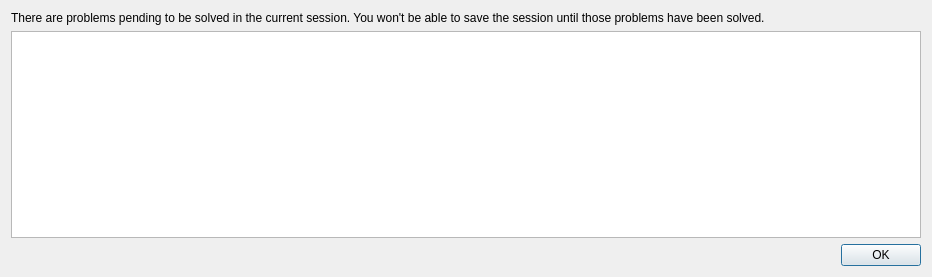
<?xml version="1.0" encoding="UTF-8"?>
<ui version="4.0">
 <class>IssueListDialog</class>
 <widget class="QDialog" name="IssueListDialog">
  <property name="geometry">
   <rect>
    <x>0</x>
    <y>0</y>
    <width>932</width>
    <height>277</height>
   </rect>
  </property>
  <property name="windowTitle">
   <string>Dialog</string>
  </property>
  <layout class="QVBoxLayout" name="verticalLayout">
   <item>
    <widget class="QLabel" name="m_message">
     <property name="text">
      <string>There are problems pending to be solved in the current session. You won't be able to save the session until those problems have been solved.</string>
     </property>
     <property name="wordWrap">
      <bool>true</bool>
     </property>
    </widget>
   </item>
   <item>
    <widget class="QTableWidget" name="m_issueTable">
     <property name="selectionBehavior">
      <enum>QAbstractItemView::SelectRows</enum>
     </property>
     <attribute name="horizontalHeaderCascadingSectionResizes">
      <bool>true</bool>
     </attribute>
    </widget>
   </item>
   <item>
    <widget class="QDialogButtonBox" name="buttonBox">
     <property name="orientation">
      <enum>Qt::Horizontal</enum>
     </property>
     <property name="standardButtons">
      <set>QDialogButtonBox::Ok</set>
     </property>
    </widget>
   </item>
  </layout>
 </widget>
 <tabstops>
  <tabstop>buttonBox</tabstop>
  <tabstop>m_issueTable</tabstop>
 </tabstops>
 <resources/>
 <connections>
  <connection>
   <sender>buttonBox</sender>
   <signal>accepted()</signal>
   <receiver>IssueListDialog</receiver>
   <slot>accept()</slot>
   <hints>
    <hint type="sourcelabel">
     <x>248</x>
     <y>254</y>
    </hint>
    <hint type="destinationlabel">
     <x>157</x>
     <y>274</y>
    </hint>
   </hints>
  </connection>
  <connection>
   <sender>buttonBox</sender>
   <signal>rejected()</signal>
   <receiver>IssueListDialog</receiver>
   <slot>reject()</slot>
   <hints>
    <hint type="sourcelabel">
     <x>316</x>
     <y>260</y>
    </hint>
    <hint type="destinationlabel">
     <x>286</x>
     <y>274</y>
    </hint>
   </hints>
  </connection>
 </connections>
</ui>
